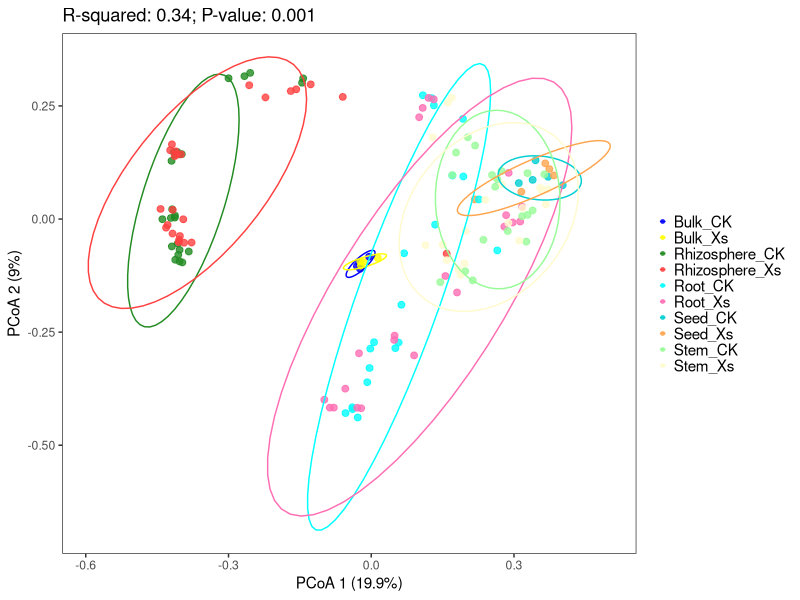

Recreate this plot in R.
#Result2,Figuer B,beta_diversity
#Author: Xing Wang

getwd()
rm(list = ls())

library(vegan)
library(ggplot2)
otu_table <- read.table("pcoa.txt",sep="\t", row.names=1, header=T)
meta_tab <- read.table("pcoa_meta.txt", header=T, row.names=1, check.names=F)
otu_table <- data.frame(t(otu_table))


dune_dist <- vegdist(otu_table, method="bray", binary=F)
dune_pcoa <- cmdscale(dune_dist, k = (nrow(otu_table) - 1), eig = TRUE)

dune_pcoa_points <- as.data.frame(dune_pcoa$points)
sum_eig <- sum(dune_pcoa$eig)
eig_percent <- round(dune_pcoa$eig/sum_eig*100,1)
colnames(dune_pcoa_points) <- paste0("PCoA", 1:2)
dune_pcoa_result <- cbind(dune_pcoa_points, meta_tab)
head(dune_pcoa_result)


set.seed(1)
dune.div <- adonis2(otu_table ~ SampleType, data = meta_tab, permutations = 999, method="bray")

dune.div


dune_adonis <- paste0("R-squared: ",round(dune.div$R2,2), "; P-value: ", dune.div$`Pr(>F)`)

p= ggplot(dune_pcoa_result, aes(x=PCoA1, y=PCoA2, color=SampleType, group = SampleType)) +
  labs(x=paste("PCoA 1 (", eig_percent[1], "%)", sep=""),
       y=paste("PCoA 2 (", eig_percent[2], "%)", sep=""),
       title=dune_adonis) +
  geom_point(size=2,alpha=0.8) +scale_color_manual(values=c("Bulk_CK" = "#0000FF", "Bulk_Xs" = "#FFFF00",
                               "Rhizosphere_CK" = "#228B22", "Rhizosphere_Xs" = "#FF4040",
                               "Root_CK" = "#00FFFF", "Root_Xs" = "#FF6EB4",
                               "Stem_CK" = "#98FB98", "Stem_Xs" = "#FFFACD",
                               "Seed_CK" = "#00CED1", "Seed_Xs" = "#FFA54F"))+
  
  theme_bw() +stat_ellipse(level = 0.9)+
  theme(panel.grid=element_blank()) + theme(legend.position="right")+theme(legend.title = element_blank())+
  theme(legend.key.height = unit(5, "pt"),legend.key.width = unit(5, "pt"))+guides(color = guide_legend(override.aes = list(size = 1)))+theme(legend.text=element_text(size=11))
  

p
ggsave(paste("pcoa.pdf", sep=""), p, width = 6, height = 3.5)
ggsave(paste("pcoa.png", sep=""), p, width = 6, height = 3.5)

